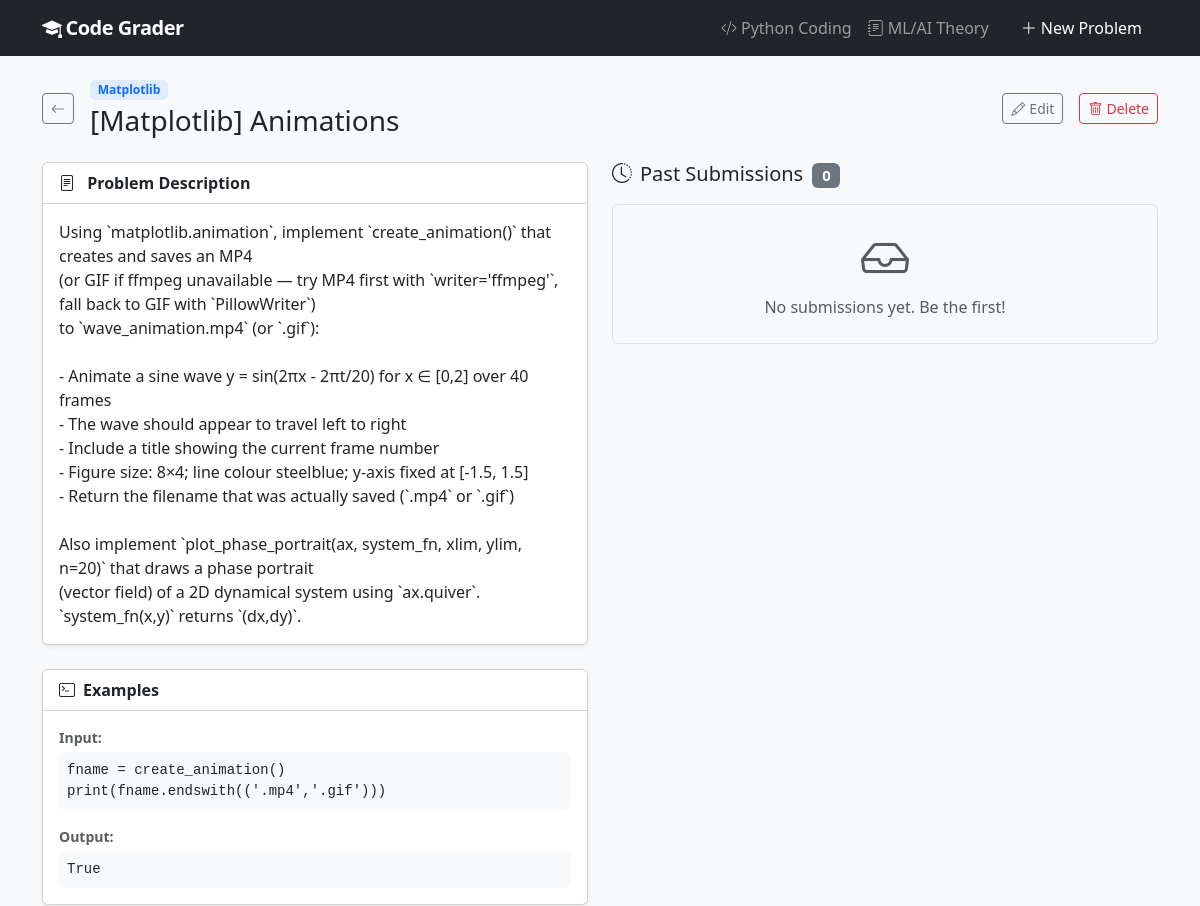
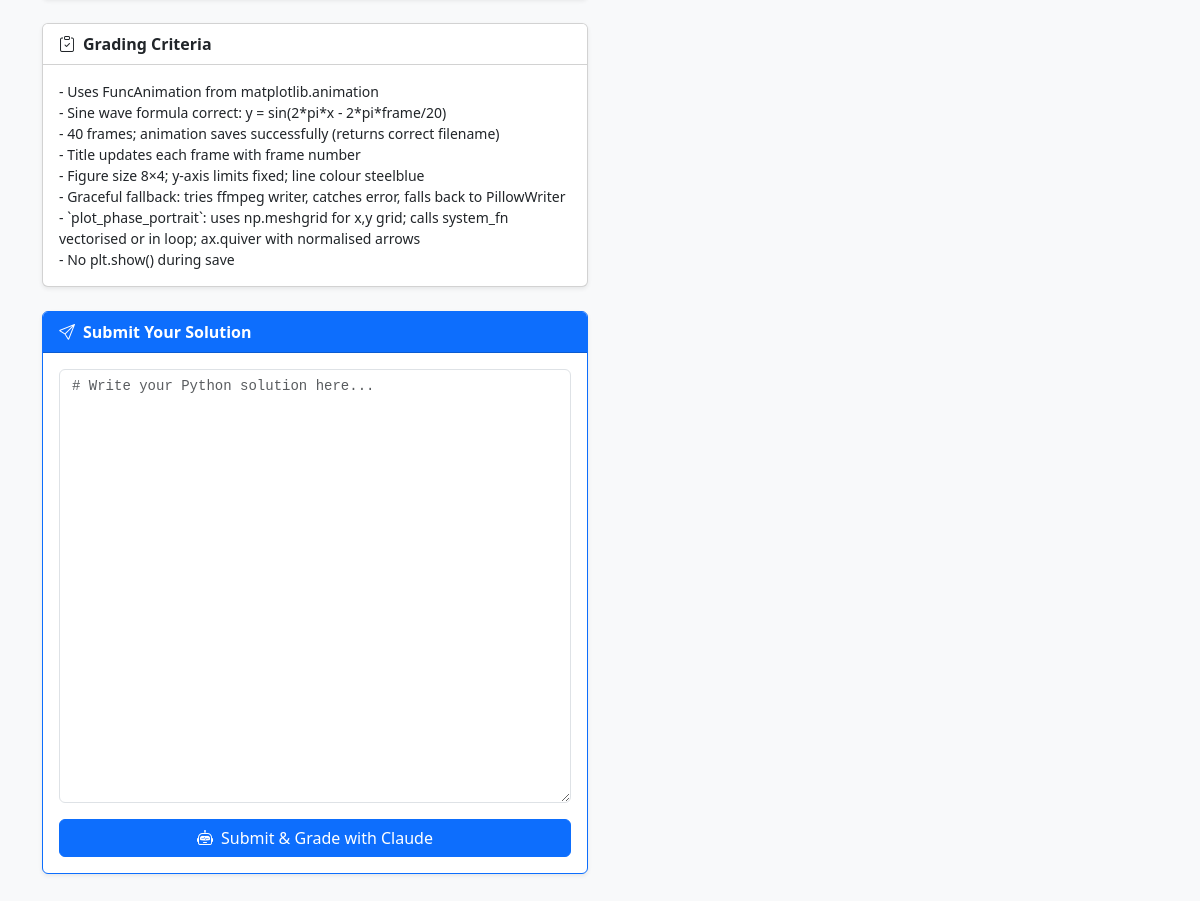
Page /problems/42/ on the committed database (2 pictures, top to bottom).
### grader/models.py (models this page shows, shortened)
class Problem(models.Model):
    class Category(models.TextChoices):
        CODING = "coding", "Python Coding"
        THEORY = "theory", "ML/AI Theory"
    title = models.CharField(max_length=200)
    description = models.TextField(help_text="Full problem description shown to students.")
    grading_criteria = models.TextField(
        help_text="Criteria Claude will use to evaluate submissions."
    )
    example_input = models.TextField(blank=True)
    example_output = models.TextField(blank=True)
    category = models.CharField(
        max_length=20,
        choices=Category.choices,
        default=Category.CODING,
        db_index=True,
    )
    subject_area = models.CharField(
        max_length=50,
        choices=ALL_SUBJECT_AREAS,
        default="python_basics",
        db_index=True,
    )
    created_at = models.DateTimeField(auto_now_add=True)
    updated_at = models.DateTimeField(auto_now=True)
    class Meta:
        ordering = ["subject_area", "title"]
    @property
    def subject_label(self):
        return dict(ALL_SUBJECT_AREAS).get(self.subject_area, self.subject_area)
    @property
    def is_theory(self):
        return self.category == self.Category.THEORY

### grader/views.py (the view)
# urls.py: path("problems/<int:pk>/", views.problem_detail, name="problem_detail"),
def problem_detail(request, pk):
    problem = get_object_or_404(Problem, pk=pk)
    submissions = problem.submissions.all()
    form = TheorySubmissionForm() if problem.is_theory else CodingSubmissionForm()
    return render(request, "grader/problem_detail.html", {
        "problem": problem,
        "submissions": submissions,
        "form": form,
        **_problem_ui(problem),
    })

### grader/forms.py
class CodingSubmissionForm(forms.ModelForm):
    class Meta:
        model = Submission
        fields = ["answer"]
        widgets = {
            "answer": forms.Textarea(
                attrs={
                    "class": "form-control font-monospace",
                    "rows": 20,
                    "placeholder": "# Write your Python solution here...",
                    "spellcheck": "false",
                }
            )
        }
        labels = {"answer": "Your Code"}

### grader/views.py (called while the page is built)
def _problem_ui(problem):
    if problem.is_theory:
        return {"accent": "success", "icon": "bi-journal-text", "submit_label": "Submit Answer"}
    return {"accent": "primary", "icon": "bi-code-slash", "submit_label": "Submit & Grade with Claude"}

### templates/grader/problem_detail.html (shortened to what this page needs)
{% extends "base.html" %}
{% block content %}
<div class="d-flex align-items-center mb-4 gap-3 flex-wrap">
  <a href="{% if problem.is_theory %}{% url 'theory_list' %}{% else %}{% url 'coding_list' %}{% endif %}"
     class="btn btn-sm btn-outline-secondary">
    <i class="bi bi-arrow-left"></i>
  </a>
  <div class="flex-grow-1 min-w-0">
    <div class="d-flex align-items-center gap-2 mb-1">
      <span class="badge bg-{{ accent }} bg-opacity-10 text-{{ accent }} small">
        {{ problem.subject_label }}
      </span>
    </div>
    <h1 class="h3 mb-0">{{ problem.title }}</h1>
  </div>
  <a href="{% url 'problem_edit' problem.pk %}" class="btn btn-sm btn-outline-secondary">
    <i class="bi bi-pencil me-1"></i>Edit
  </a>
  <a href="{% url 'problem_delete' problem.pk %}" class="btn btn-sm btn-outline-danger">
    <i class="bi bi-trash me-1"></i>Delete
  </a>
</div>
<div class="row g-4">
  <div class="col-lg-6">
    <div class="card shadow-sm mb-4">
      <div class="card-header fw-semibold bg-white">
        <i class="bi bi-file-text me-2"></i>
        {% if problem.is_theory %}Question{% else %}Problem Description{% endif %}
      </div>
      <div class="card-body">
        {% if problem.is_theory %}
        <div class="render-markdown theory-description">{{ problem.description }}</div>
        {% else %}
        <p class="mb-0" style="white-space: pre-wrap;">{{ problem.description }}</p>
        {% endif %}
      </div>
    </div>
    {% if problem.example_input or problem.example_output %}
    <div class="card shadow-sm mb-4">
      <div class="card-header fw-semibold bg-white">
        <i class="bi bi-terminal me-2"></i>Examples
      </div>
      <div class="card-body">
        {% if problem.example_input %}
        <p class="mb-1 small fw-semibold text-muted">Input:</p>
        <pre class="bg-light rounded p-2 mb-3"><code>{{ problem.example_input }}</code></pre>
        {% endif %}
        {% if problem.example_output %}
        <p class="mb-1 small fw-semibold text-muted">Output:</p>
        <pre class="bg-light rounded p-2 mb-0"><code>{{ problem.example_output }}</code></pre>
        {% endif %}
      </div>
    </div>
    {% endif %}
    <div class="card shadow-sm mb-4">
      <div class="card-header fw-semibold bg-white">
        <i class="bi bi-clipboard-check me-2"></i>Grading Criteria
      </div>
      <div class="card-body">
        {% if problem.is_theory %}
        <div class="render-markdown small">{{ problem.grading_criteria }}</div>
        {% else %}
        <p class="mb-0 small" style="white-space: pre-wrap;">{{ problem.grading_criteria }}</p>
        {% endif %}
      </div>
    </div>
    <div class="card shadow-sm border-{{ accent }}">
      <div class="card-header fw-semibold bg-{{ accent }} text-white">
        {% if problem.is_theory %}
        <i class="bi bi-pencil-square me-2"></i>Write Your Answer
        {% else %}
        <i class="bi bi-send me-2"></i>Submit Your Solution
        {% endif %}
      </div>
      <div class="card-body">
        <form method="post" action="{% url 'submission_create' problem.pk %}">
          {{ form.answer }}
          <button type="submit" class="btn btn-{{ accent }} mt-3 w-100">
            <i class="bi bi-robot me-2"></i>{{ submit_label }}
          </button>
        </form>
      </div>
    </div>
  </div>
  <div class="col-lg-6">
    <h5 class="mb-3">
      <i class="bi bi-clock-history me-2"></i>Past Submissions
      <span class="badge bg-secondary ms-1">{{ submissions.count }}</span>
    </h5>
    {% if submissions %}
    <div class="d-flex flex-column gap-3">
      {% for sub in submissions %}
      <a href="{% url 'submission_detail' sub.pk %}" class="text-decoration-none">
        <div class="card shadow-sm">
          <div class="card-body d-flex align-items-center gap-3">
            <div class="text-center" style="min-width: 56px;">
              {% if sub.status == 'graded' %}
              <span class="badge bg-{{ sub.score_color }} rounded-circle d-flex align-items-center
                           justify-content-center fw-bold"
                    style="width:56px;height:56px;font-size:1.1rem;">
                {{ sub.score }}
              </span>
              {% elif sub.status == 'error' %}
              <span class="badge bg-danger rounded-circle d-flex align-items-center justify-content-center"
                    style="width:56px;height:56px;font-size:1.4rem;">
                <i class="bi bi-exclamation-triangle"></i>
              </span>
              {% else %}
              <span class="badge bg-secondary rounded-circle d-flex align-items-center justify-content-center"
                    style="width:56px;height:56px;font-size:1.4rem;">
                <i class="bi bi-hourglass-split"></i>
              </span>
              {% endif %}
            </div>
            <div class="flex-grow-1 min-w-0">
              <div class="fw-semibold text-dark">
                {% if sub.status == 'graded' %}
                  Score: {{ sub.score }}/100 ({{ sub.score_letter }})
                {% else %}
                  Status: {{ sub.get_status_display }}
                {% endif %}
              </div>
              <div class="text-muted small">{{ sub.submitted_at|date:"M d, Y H:i" }}</div>
            </div>
            <i class="bi bi-chevron-right text-muted"></i>
          </div>
        </div>
      </a>
      {% endfor %}
    </div>
    {% else %}
    <div class="text-center py-4 text-muted border rounded">
      <i class="bi bi-inbox display-5 d-block mb-2"></i>
      No submissions yet. Be the first!
    </div>
    {% endif %}
  </div>
</div>
{% endblock %}

### templates/base.html (style rules this page uses)
body { background-color: #f8f9fa; }
textarea.font-monospace { font-size: 0.875rem; }

### rows in the picture
Problem: subject_label "Matplotlib", title "[Matplotlib] Animations", description "Using `matplotlib.animation`, implement `create_animation()` that creates and saves an MP4 (or GIF if ffmpeg unavailable — try MP4 first with `writer='ffmpeg'`, fall back to GIF with `PillowWriter`) to `wave_animation.mp4` (or `.gif`): - Animate a sine wave y = sin(2πx - 2πt/20) for x ∈ [0,2] over 40 frames - The wave should appear to travel left to right - Include a title showing the current frame number - Figure size: 8×4; line colour steelblue; y-axis fixed at [-1.5, 1.5] - Return the filename that was actually saved (`.mp4` or `.gif`) Also implement `plot_phase_portrait(ax, system_fn, xlim, ylim, n=20)` that draws a phase portrait (vector field) of a 2D dynamical system using…", example_input "fname = create_animation() print(fname.endswith(('.mp4','.gif')))", example_output "True", grading_criteria "- Uses FuncAnimation from matplotlib.animation - Sine wave formula correct: y = sin(2*pi*x - 2*pi*frame/20) - 40 frames; animation saves successfully (returns correct filename) - Title updates each frame with frame number - Figure size 8×4; y-axis limits fixed; line colour steelblue - Graceful fallback: tries ffmpeg writer, catches error, falls back to PillowWriter - `plot_phase_portrait`: uses np.meshgrid for x,y grid; calls system_fn vectorised or in loop; ax.quiver with normalised arrows - No plt.show() during save", count "0"

### other values in the picture
{{ submit_label }} "Submit & Grade with Claude"
